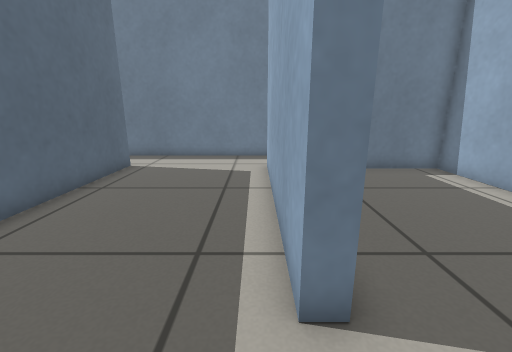
[1] (above)

19 first-person views from a walk through a robot-simulator world made for Gazebo. The camera is 0.6 m above the floor, tilts 14° down and sees 90° across. The floor is counted in squares, 0.25 m on a side. Each view is taken from the middle of a square. On the plan, view 1 faces up. The plan holds only what a view shows up to about 17 squares ahead; the rest is blank.

[2]
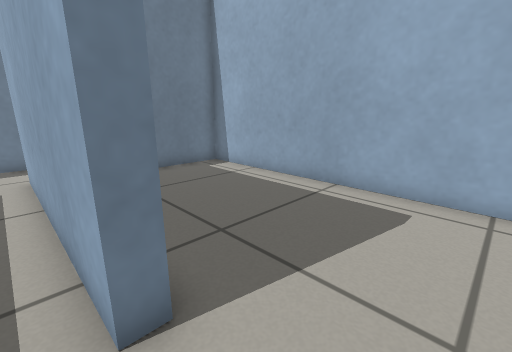

[3]
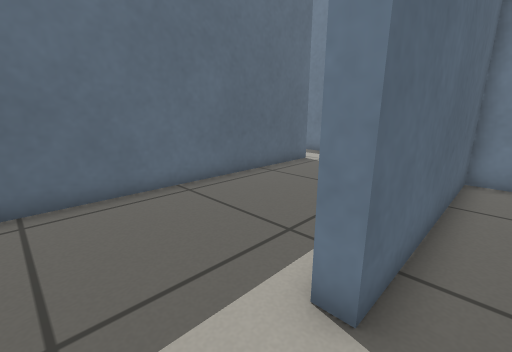

[4]
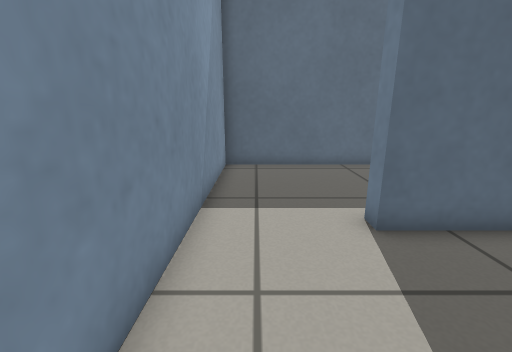

[5]
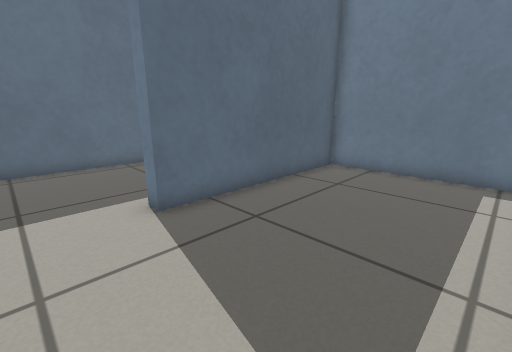

[6]
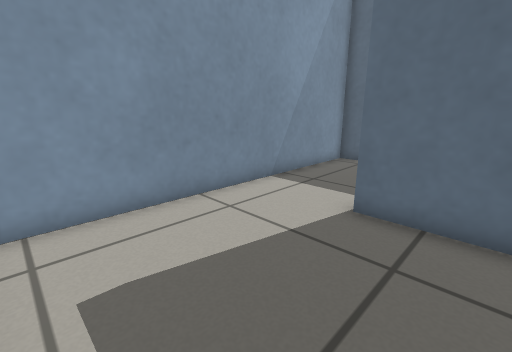

[7]
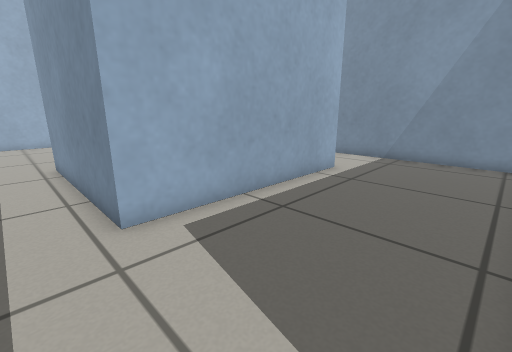

[8]
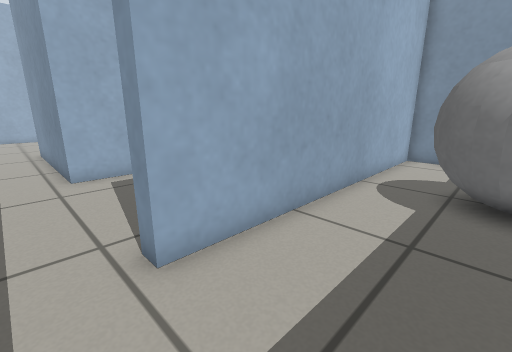

[9]
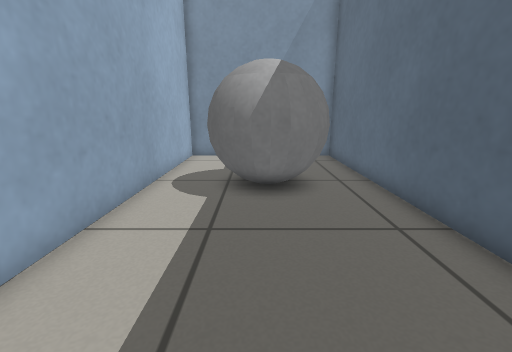

[10]
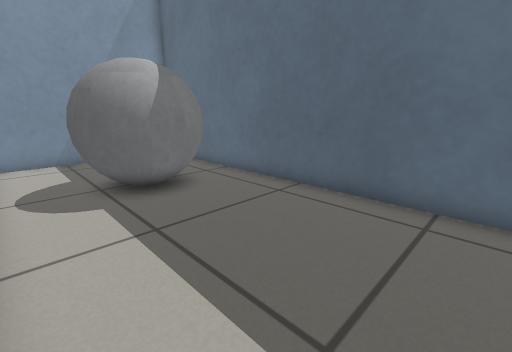

[11]
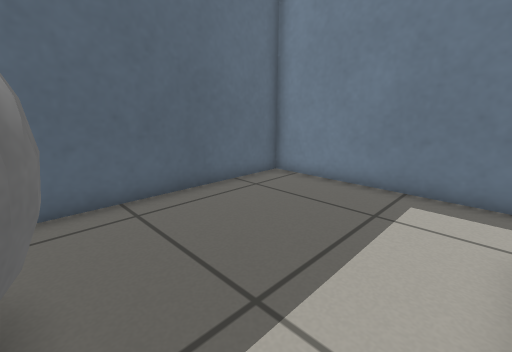

[12]
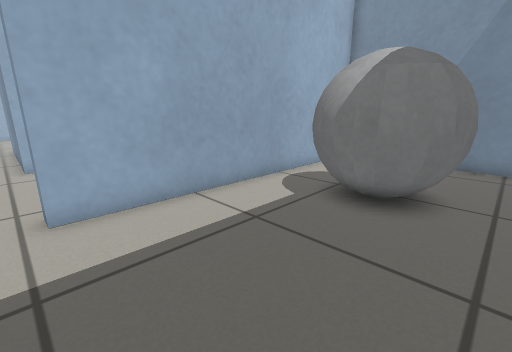

[13]
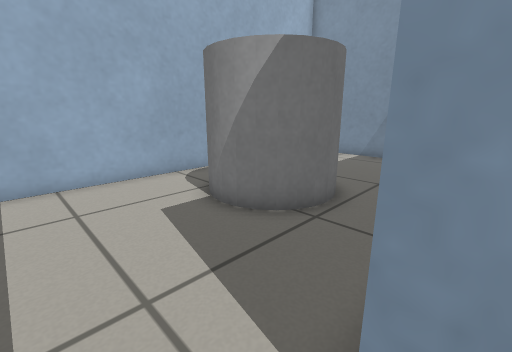

[14]
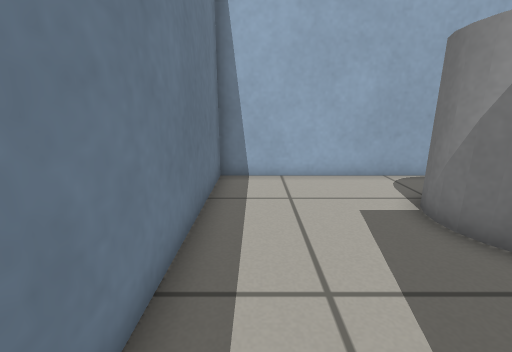

[15]
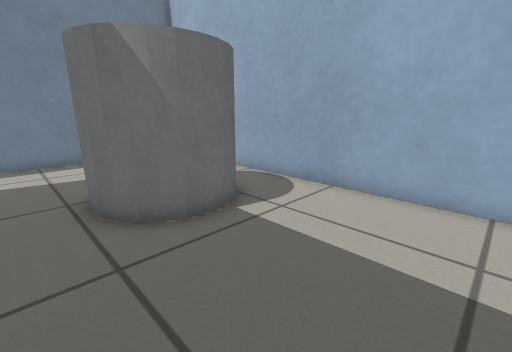

[16]
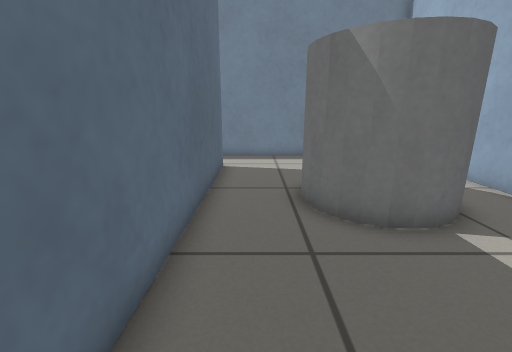

[17]
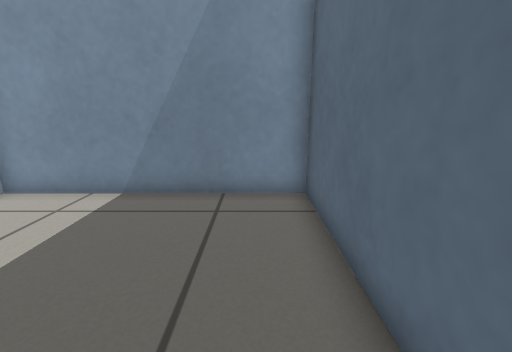

[18]
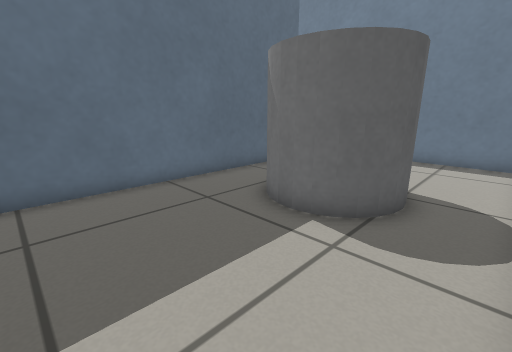

[19]
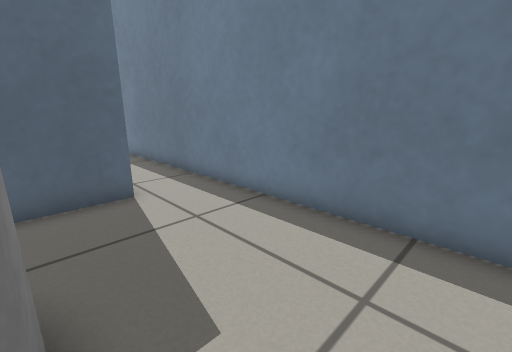

### Floor plan
Key: @ floor where view 1 was taken; # wall or solid block; . floor; B grey ball; C grey cylinder.
Columns run from 14 left of view 1 to 18 right of it. Each row starts with its distance up from view 1.
 14 #################################
 13 #...............................#
 12 #..............#      #.........#
 11 #.......#......#########........#
 10 #.......#......#......# ........#
  9 #.......#......#......# ..CCC...#
  8 #.......#......#......# ..C   ..#
  7 #.......#......#......# .C   C..#
  6 #.BBBB..#......#......# ..C CC..#
  5 #.BBBB..#......#......# ..CCC...#
  4 #.B  BB.#......#......# ........#
  3 #.    ..#......#......# ........#
  2 #..  ...#.............# ........#
  1 #.......#.............# ........#
  0 #.......#.....@.......# ........#
 -1 #################################

Where each view was taken, in squares from view 1:
view 1: 0 up, 0 right, facing up
view 2: 0 up, 0 right, facing up-right
view 3: 0 up, 2 right, facing up-left
view 4: 0 up, 6 right, facing left
view 5: 0 up, 7 right, facing up-left
view 6: 5 up, 7 right, facing down-left
view 7: 13 up, 5 left, facing down-right
view 8: 13 up, 10 left, facing down-right
view 9: 13 up, 10 left, facing down
view 10: 13 up, 7 left, facing down-left
view 11: 6 up, 7 left, facing up-left
view 12: 12 up, 13 left, facing down-right
view 13: 13 up, 8 right, facing down-right
view 14: 13 up, 8 right, facing right
view 15: 0 up, 10 right, facing up-right
view 16: 0 up, 10 right, facing up
view 17: 6 up, 10 right, facing down
view 18: 0 up, 17 right, facing up-left
view 19: 9 up, 16 right, facing up-left
